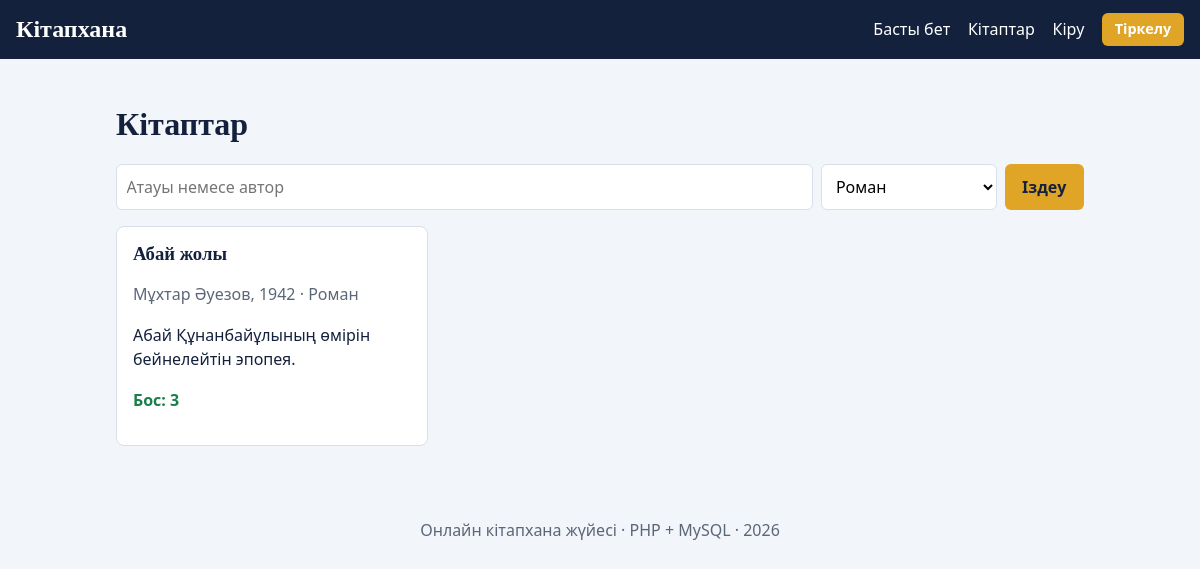
Screenshot of /books.php?cat=1 with the database file from the repository.
### tables this page shows
CREATE TABLE IF NOT EXISTS books (
  id INT AUTO_INCREMENT PRIMARY KEY,
  title VARCHAR(150) NOT NULL,
  author VARCHAR(100) NOT NULL,
  category_id INT NOT NULL,
  year SMALLINT NOT NULL,
  description TEXT,
  copies TINYINT UNSIGNED NOT NULL DEFAULT 1,
  user_id INT NULL,
  created_at TIMESTAMP DEFAULT CURRENT_TIMESTAMP,
  FOREIGN KEY (category_id) REFERENCES categories(id),
  FOREIGN KEY (user_id) REFERENCES users(id) ON DELETE SET NULL
);

CREATE TABLE IF NOT EXISTS categories (
  id INT AUTO_INCREMENT PRIMARY KEY,
  name VARCHAR(60) NOT NULL UNIQUE
);

### config.php (called while the page is built, shortened)
<?php
function e($s) { return htmlspecialchars((string)$s, ENT_QUOTES, 'UTF-8'); }

### books.php (the view, shortened to what this page needs)
<?php $title = 'Кітаптар'; require 'header.php';
$q = trim($_GET['q'] ?? ''); $cat = (int)($_GET['cat'] ?? 0);
$page = max(1, (int)($_GET['page'] ?? 1)); $per = 6;
$where = []; $p = [];
if ($cat) { $where[] = 'b.category_id = ?'; $p[] = $cat; }
$w = $where ? 'WHERE '.implode(' AND ', $where) : '';
$st = $pdo->prepare("SELECT COUNT(*) FROM books b $w"); $st->execute($p);
$total = (int)$st->fetchColumn(); $pages = max(1, (int)ceil($total / $per)); $page = min($page, $pages);
$off = ($page - 1) * $per;
$st = $pdo->prepare("SELECT b.*, c.name cat,
  b.copies - (SELECT COUNT(*) FROM loans l WHERE l.book_id=b.id AND l.returned_at IS NULL) AS free
  FROM books b JOIN categories c ON c.id=b.category_id $w ORDER BY b.id DESC LIMIT $per OFFSET $off");
$st->execute($p); $books = $st->fetchAll();
$cats = $pdo->query('SELECT * FROM categories ORDER BY name')->fetchAll();
?>
<h1>Кітаптар</h1>
<form method="get" class="filters">
  <input type="search" name="q" value="<?= e($q) ?>" placeholder="Атауы немесе автор" aria-label="Іздеу">
  <select name="cat" aria-label="Санат">
    <?php foreach ($cats as $c): ?><option value="<?= $c['id'] ?>" <?= $cat == $c['id'] ? 'selected' : '' ?>><?= e($c['name']) ?></option><?php endforeach; ?>
  </select>
  <button class="btn">Іздеу</button>
</form>
<div class="grid">
<?php foreach ($books as $b): $me = user(); $owner = $me && ($me['role'] === 'admin' || $me['id'] == $b['user_id']); ?>
  <article class="card">
    <h3><?= e($b['title']) ?></h3>
    <p class="muted"><?= e($b['author']) ?>, <?= (int)$b['year'] ?> · <?= e($b['cat']) ?></p>
    <p><?= e(mb_strimwidth($b['description'] ?? '', 0, 110, '…')) ?></p>
    <p class="<?= $b['free'] > 0 ? 'ok' : 'no' ?>"><?= $b['free'] > 0 ? 'Бос: '.(int)$b['free'] : 'Қазір қолда жоқ' ?></p>
  </article>
<?php endforeach; ?>
</div>
<?php require 'footer.php'; ?>

### style.css (style rules this page uses)
:root { --ink:#14213d;--bg:#f2f5f9;--card:#fff;--accent:#e0a526;--muted:#5b6678;--line:#d9e0ea;--ok:#1b7f4b;--no:#b3261e }
* { box-sizing:border-box }
body { margin:0;font:16px/1.55 system-ui,Segoe UI,Arial,sans-serif;background:var(--bg);color:var(--ink) }
h1,h2,h3,.brand { font-family:Georgia,"Times New Roman",serif;line-height:1.2 }
.btn { display:inline-block;background:var(--accent);color:var(--ink);border:0;border-radius:6px;padding:.6rem 1.1rem;font:inherit;font-weight:600;cursor:pointer;text-decoration:none }
.searchbar,.filters { display:flex;gap:.5rem;flex-wrap:wrap;margin:1rem 0 }
input,select,textarea { font:inherit;padding:.6rem;border:1px solid var(--line);border-radius:6px;background:#fff;width:100% }
.searchbar input,.filters input { flex:1 1 220px;width:auto }
.filters select { width:auto }
.grid { display:grid;grid-template-columns:repeat(auto-fill,minmax(260px,1fr));gap:1rem }
.card { background:var(--card);border:1px solid var(--line);border-radius:8px;padding:1rem }
.card h3 { margin:0 0 .3rem }
.muted { color:var(--muted) }
.ok { color:var(--ok);font-weight:600 }

### rows the page displays
books: title "Абай жолы", author "Мұхтар Әуезов", year "1942", category.name "Роман", description "Абай Құнанбайұлының өмірін бейнелейтін эпопея.", free "3"

### other values shown
form field cat "Роман"
